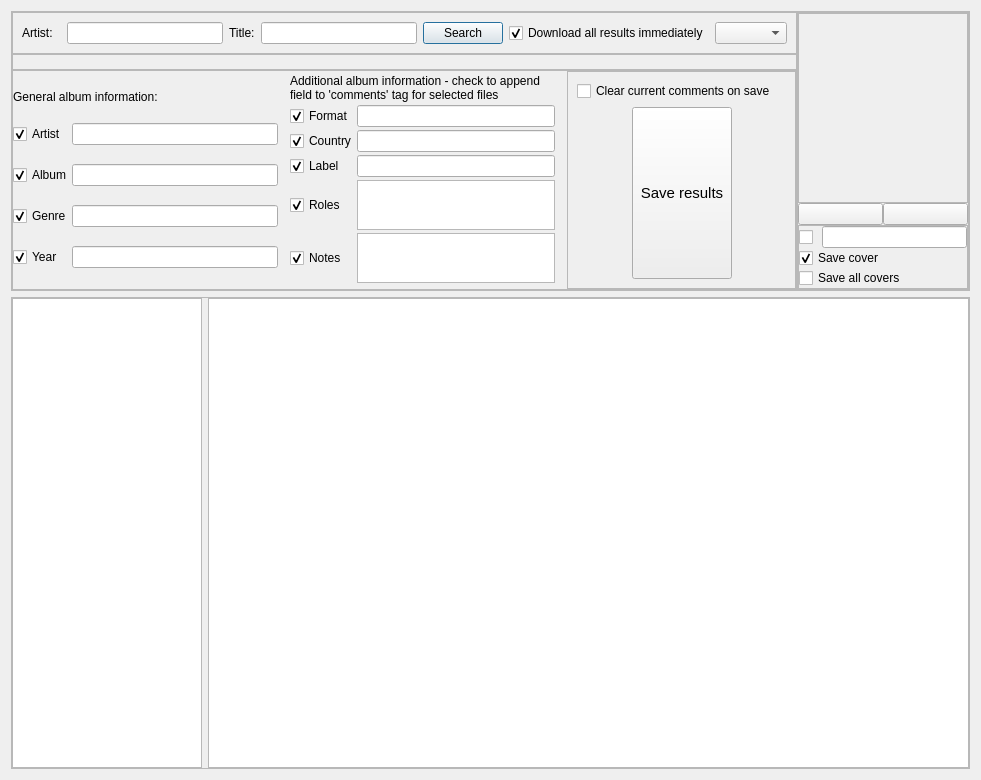
<?xml version="1.0" encoding="UTF-8"?>
<ui version="4.0">
 <class>SearchDialog</class>
 <widget class="QDialog" name="SearchDialog">
  <property name="geometry">
   <rect>
    <x>0</x>
    <y>0</y>
    <width>981</width>
    <height>780</height>
   </rect>
  </property>
  <property name="windowTitle">
   <string>Online search</string>
  </property>
  <layout class="QGridLayout" name="gridLayout_11">
   <item row="0" column="0">
    <widget class="QFrame" name="frame_7">
     <property name="sizePolicy">
      <sizepolicy hsizetype="Preferred" vsizetype="Preferred">
       <horstretch>0</horstretch>
       <verstretch>1</verstretch>
      </sizepolicy>
     </property>
     <property name="frameShape">
      <enum>QFrame::StyledPanel</enum>
     </property>
     <property name="frameShadow">
      <enum>QFrame::Raised</enum>
     </property>
     <layout class="QGridLayout" name="gridLayout_10">
      <property name="margin">
       <number>0</number>
      </property>
      <property name="spacing">
       <number>0</number>
      </property>
      <item row="0" column="0">
       <widget class="QFrame" name="frame">
        <property name="sizePolicy">
         <sizepolicy hsizetype="Preferred" vsizetype="Fixed">
          <horstretch>1</horstretch>
          <verstretch>0</verstretch>
         </sizepolicy>
        </property>
        <property name="frameShape">
         <enum>QFrame::StyledPanel</enum>
        </property>
        <property name="frameShadow">
         <enum>QFrame::Raised</enum>
        </property>
        <layout class="QGridLayout" name="gridLayout">
         <item row="0" column="0">
          <widget class="QLabel" name="searchStrLabel">
           <property name="sizePolicy">
            <sizepolicy hsizetype="Preferred" vsizetype="Preferred">
             <horstretch>1</horstretch>
             <verstretch>0</verstretch>
            </sizepolicy>
           </property>
           <property name="text">
            <string>Artist:</string>
           </property>
          </widget>
         </item>
         <item row="0" column="1">
          <widget class="QLineEdit" name="searchStr">
           <property name="sizePolicy">
            <sizepolicy hsizetype="Expanding" vsizetype="Preferred">
             <horstretch>4</horstretch>
             <verstretch>0</verstretch>
            </sizepolicy>
           </property>
           <property name="text">
            <string/>
           </property>
          </widget>
         </item>
         <item row="0" column="4">
          <widget class="QPushButton" name="searchButton">
           <property name="sizePolicy">
            <sizepolicy hsizetype="Preferred" vsizetype="Fixed">
             <horstretch>0</horstretch>
             <verstretch>0</verstretch>
            </sizepolicy>
           </property>
           <property name="text">
            <string>Search</string>
           </property>
          </widget>
         </item>
         <item row="0" column="5">
          <widget class="QCheckBox" name="downloadImmediately">
           <property name="toolTip">
            <string>Download all results after searching. If not checked, each result will be downloaded when clicked in the results table.
Note that if not checked, only the album title is shown in the results table.
If checked, artist, album, year and format are available and  will be shown.</string>
           </property>
           <property name="text">
            <string>Download all results immediately</string>
           </property>
           <property name="checked">
            <bool>true</bool>
           </property>
          </widget>
         </item>
         <item row="0" column="6">
          <widget class="QComboBox" name="databaseComboBox"/>
         </item>
         <item row="0" column="3">
          <widget class="QLineEdit" name="searchTitle">
           <property name="sizePolicy">
            <sizepolicy hsizetype="Expanding" vsizetype="Preferred">
             <horstretch>4</horstretch>
             <verstretch>0</verstretch>
            </sizepolicy>
           </property>
          </widget>
         </item>
         <item row="0" column="2">
          <widget class="QLabel" name="titleSearchLabel">
           <property name="text">
            <string>Title:</string>
           </property>
          </widget>
         </item>
        </layout>
       </widget>
      </item>
      <item row="0" column="1" rowspan="3">
       <widget class="QFrame" name="frame_9">
        <property name="frameShape">
         <enum>QFrame::StyledPanel</enum>
        </property>
        <property name="frameShadow">
         <enum>QFrame::Raised</enum>
        </property>
        <layout class="QGridLayout" name="gridLayout_9">
         <property name="margin">
          <number>0</number>
         </property>
         <property name="spacing">
          <number>0</number>
         </property>
         <item row="0" column="0" colspan="2">
          <widget class="QFrame" name="frame_5">
           <property name="frameShape">
            <enum>QFrame::StyledPanel</enum>
           </property>
           <property name="frameShadow">
            <enum>QFrame::Raised</enum>
           </property>
           <layout class="QGridLayout" name="gridLayout_5">
            <item row="1" column="0">
             <widget class="QLabel" name="cover">
              <property name="sizePolicy">
               <sizepolicy hsizetype="Fixed" vsizetype="Fixed">
                <horstretch>0</horstretch>
                <verstretch>0</verstretch>
               </sizepolicy>
              </property>
              <property name="minimumSize">
               <size>
                <width>150</width>
                <height>150</height>
               </size>
              </property>
              <property name="text">
               <string/>
              </property>
             </widget>
            </item>
            <item row="0" column="0">
             <widget class="QLabel" name="coverLabel">
              <property name="text">
               <string/>
              </property>
              <property name="alignment">
               <set>Qt::AlignCenter</set>
              </property>
             </widget>
            </item>
           </layout>
          </widget>
         </item>
         <item row="1" column="0">
          <widget class="QPushButton" name="prevCoverButton">
           <property name="text">
            <string/>
           </property>
           <property name="icon">
            <iconset resource="TagEditor.qrc">
             <normaloff>:/arrow_left.png</normaloff>:/arrow_left.png</iconset>
           </property>
          </widget>
         </item>
         <item row="1" column="1">
          <widget class="QPushButton" name="nextCoverButton">
           <property name="text">
            <string/>
           </property>
           <property name="icon">
            <iconset resource="TagEditor.qrc">
             <normaloff>:/arrow_right.png</normaloff>:/arrow_right.png</iconset>
           </property>
          </widget>
         </item>
         <item row="2" column="0" colspan="2">
          <widget class="QFrame" name="frame_4">
           <property name="sizePolicy">
            <sizepolicy hsizetype="Preferred" vsizetype="Preferred">
             <horstretch>0</horstretch>
             <verstretch>0</verstretch>
            </sizepolicy>
           </property>
           <property name="frameShape">
            <enum>QFrame::StyledPanel</enum>
           </property>
           <property name="frameShadow">
            <enum>QFrame::Raised</enum>
           </property>
           <layout class="QGridLayout" name="gridLayout_4">
            <property name="horizontalSpacing">
             <number>9</number>
            </property>
            <property name="verticalSpacing">
             <number>0</number>
            </property>
            <property name="margin">
             <number>0</number>
            </property>
            <item row="0" column="0">
             <widget class="QCheckBox" name="coverFormatCheckBox">
              <property name="sizePolicy">
               <sizepolicy hsizetype="Fixed" vsizetype="Fixed">
                <horstretch>0</horstretch>
                <verstretch>0</verstretch>
               </sizepolicy>
              </property>
              <property name="maximumSize">
               <size>
                <width>20</width>
                <height>20</height>
               </size>
              </property>
              <property name="text">
               <string/>
              </property>
             </widget>
            </item>
            <item row="0" column="1">
             <widget class="QLineEdit" name="coverFormat">
              <property name="toolTip">
               <string>Format of prefix for filename when saving covers.
Avaivlable parameters: %album%, %artist%, %year%, %genre%
If not checked, the name of the cover from discogs is used</string>
              </property>
              <property name="text">
               <string/>
              </property>
             </widget>
            </item>
            <item row="1" column="0" colspan="2">
             <widget class="QCheckBox" name="saveCoverCheckBox">
              <property name="text">
               <string>Save cover</string>
              </property>
              <property name="checked">
               <bool>true</bool>
              </property>
             </widget>
            </item>
            <item row="2" column="0" colspan="2">
             <widget class="QCheckBox" name="saveAllCoversCheckBox">
              <property name="text">
               <string>Save all covers</string>
              </property>
             </widget>
            </item>
           </layout>
          </widget>
         </item>
        </layout>
       </widget>
      </item>
      <item row="1" column="0">
       <widget class="QFrame" name="frame_8">
        <property name="sizePolicy">
         <sizepolicy hsizetype="Preferred" vsizetype="Fixed">
          <horstretch>0</horstretch>
          <verstretch>0</verstretch>
         </sizepolicy>
        </property>
        <property name="frameShape">
         <enum>QFrame::StyledPanel</enum>
        </property>
        <property name="frameShadow">
         <enum>QFrame::Raised</enum>
        </property>
        <layout class="QGridLayout" name="gridLayout_6">
         <property name="topMargin">
          <number>0</number>
         </property>
         <property name="rightMargin">
          <number>0</number>
         </property>
         <property name="bottomMargin">
          <number>0</number>
         </property>
         <item row="0" column="0">
          <widget class="QLabel" name="info">
           <property name="sizePolicy">
            <sizepolicy hsizetype="MinimumExpanding" vsizetype="Fixed">
             <horstretch>3</horstretch>
             <verstretch>0</verstretch>
            </sizepolicy>
           </property>
           <property name="text">
            <string/>
           </property>
           <property name="wordWrap">
            <bool>true</bool>
           </property>
          </widget>
         </item>
        </layout>
       </widget>
      </item>
      <item row="2" column="0">
       <widget class="QFrame" name="frame_3">
        <property name="sizePolicy">
         <sizepolicy hsizetype="Preferred" vsizetype="Preferred">
          <horstretch>0</horstretch>
          <verstretch>0</verstretch>
         </sizepolicy>
        </property>
        <property name="frameShape">
         <enum>QFrame::StyledPanel</enum>
        </property>
        <property name="frameShadow">
         <enum>QFrame::Raised</enum>
        </property>
        <layout class="QGridLayout" name="gridLayout_12">
         <property name="margin">
          <number>0</number>
         </property>
         <item row="0" column="0">
          <widget class="QFrame" name="frame_6">
           <property name="sizePolicy">
            <sizepolicy hsizetype="Preferred" vsizetype="Preferred">
             <horstretch>3</horstretch>
             <verstretch>1</verstretch>
            </sizepolicy>
           </property>
           <property name="frameShape">
            <enum>QFrame::NoFrame</enum>
           </property>
           <property name="frameShadow">
            <enum>QFrame::Raised</enum>
           </property>
           <layout class="QGridLayout" name="gridLayout_3">
            <property name="leftMargin">
             <number>0</number>
            </property>
            <property name="topMargin">
             <number>0</number>
            </property>
            <property name="rightMargin">
             <number>6</number>
            </property>
            <property name="bottomMargin">
             <number>0</number>
            </property>
            <property name="spacing">
             <number>0</number>
            </property>
            <item row="0" column="0" colspan="2">
             <widget class="QLabel" name="info_2">
              <property name="sizePolicy">
               <sizepolicy hsizetype="Preferred" vsizetype="Fixed">
                <horstretch>0</horstretch>
                <verstretch>0</verstretch>
               </sizepolicy>
              </property>
              <property name="frameShape">
               <enum>QFrame::NoFrame</enum>
              </property>
              <property name="text">
               <string>General album information:</string>
              </property>
             </widget>
            </item>
            <item row="1" column="0">
             <widget class="QCheckBox" name="artistLabel">
              <property name="sizePolicy">
               <sizepolicy hsizetype="Minimum" vsizetype="Fixed">
                <horstretch>0</horstretch>
                <verstretch>0</verstretch>
               </sizepolicy>
              </property>
              <property name="text">
               <string>Artist</string>
              </property>
              <property name="checked">
               <bool>true</bool>
              </property>
             </widget>
            </item>
            <item row="1" column="1">
             <widget class="QLineEdit" name="artistLineEdit">
              <property name="sizePolicy">
               <sizepolicy hsizetype="Preferred" vsizetype="Preferred">
                <horstretch>1</horstretch>
                <verstretch>1</verstretch>
               </sizepolicy>
              </property>
              <property name="maximumSize">
               <size>
                <width>600</width>
                <height>16777215</height>
               </size>
              </property>
             </widget>
            </item>
            <item row="2" column="0">
             <widget class="QCheckBox" name="albumLabel">
              <property name="text">
               <string>Album</string>
              </property>
              <property name="checked">
               <bool>true</bool>
              </property>
             </widget>
            </item>
            <item row="2" column="1">
             <widget class="QLineEdit" name="albumLineEdit">
              <property name="sizePolicy">
               <sizepolicy hsizetype="Preferred" vsizetype="Preferred">
                <horstretch>1</horstretch>
                <verstretch>1</verstretch>
               </sizepolicy>
              </property>
              <property name="maximumSize">
               <size>
                <width>600</width>
                <height>16777215</height>
               </size>
              </property>
             </widget>
            </item>
            <item row="3" column="0">
             <widget class="QCheckBox" name="genreLabel">
              <property name="text">
               <string>Genre</string>
              </property>
              <property name="checked">
               <bool>true</bool>
              </property>
             </widget>
            </item>
            <item row="3" column="1">
             <widget class="QLineEdit" name="genreLineEdit">
              <property name="sizePolicy">
               <sizepolicy hsizetype="Preferred" vsizetype="Preferred">
                <horstretch>1</horstretch>
                <verstretch>1</verstretch>
               </sizepolicy>
              </property>
              <property name="maximumSize">
               <size>
                <width>600</width>
                <height>16777215</height>
               </size>
              </property>
             </widget>
            </item>
            <item row="4" column="0">
             <widget class="QCheckBox" name="yearLabel">
              <property name="text">
               <string>Year</string>
              </property>
              <property name="checked">
               <bool>true</bool>
              </property>
             </widget>
            </item>
            <item row="4" column="1">
             <widget class="QLineEdit" name="yearLineEdit">
              <property name="sizePolicy">
               <sizepolicy hsizetype="Preferred" vsizetype="Preferred">
                <horstretch>1</horstretch>
                <verstretch>1</verstretch>
               </sizepolicy>
              </property>
              <property name="maximumSize">
               <size>
                <width>600</width>
                <height>16777215</height>
               </size>
              </property>
             </widget>
            </item>
            <item row="5" column="0" colspan="2">
             <spacer name="verticalSpacer_3">
              <property name="orientation">
               <enum>Qt::Vertical</enum>
              </property>
              <property name="sizeType">
               <enum>QSizePolicy::Minimum</enum>
              </property>
              <property name="sizeHint" stdset="0">
               <size>
                <width>20</width>
                <height>0</height>
               </size>
              </property>
             </spacer>
            </item>
           </layout>
          </widget>
         </item>
         <item row="0" column="1">
          <widget class="QFrame" name="additionalInfoFrame">
           <property name="sizePolicy">
            <sizepolicy hsizetype="Preferred" vsizetype="Preferred">
             <horstretch>3</horstretch>
             <verstretch>1</verstretch>
            </sizepolicy>
           </property>
           <property name="frameShape">
            <enum>QFrame::NoFrame</enum>
           </property>
           <property name="frameShadow">
            <enum>QFrame::Raised</enum>
           </property>
           <layout class="QGridLayout" name="gridLayout_8">
            <property name="leftMargin">
             <number>0</number>
            </property>
            <property name="topMargin">
             <number>0</number>
            </property>
            <property name="rightMargin">
             <number>6</number>
            </property>
            <property name="bottomMargin">
             <number>0</number>
            </property>
            <property name="spacing">
             <number>0</number>
            </property>
            <item row="0" column="0" colspan="2">
             <widget class="QLabel" name="info_3">
              <property name="sizePolicy">
               <sizepolicy hsizetype="Preferred" vsizetype="Fixed">
                <horstretch>0</horstretch>
                <verstretch>0</verstretch>
               </sizepolicy>
              </property>
              <property name="toolTip">
               <string>If the exact string is already in the comments field, it will not be appended.</string>
              </property>
              <property name="frameShape">
               <enum>QFrame::NoFrame</enum>
              </property>
              <property name="text">
               <string>Additional album information - check to append field to 'comments' tag for selected files</string>
              </property>
              <property name="wordWrap">
               <bool>true</bool>
              </property>
             </widget>
            </item>
            <item row="4" column="0">
             <widget class="QCheckBox" name="formatLabel">
              <property name="sizePolicy">
               <sizepolicy hsizetype="Minimum" vsizetype="Fixed">
                <horstretch>0</horstretch>
                <verstretch>0</verstretch>
               </sizepolicy>
              </property>
              <property name="text">
               <string>Format</string>
              </property>
              <property name="checked">
               <bool>true</bool>
              </property>
             </widget>
            </item>
            <item row="4" column="1">
             <widget class="QLineEdit" name="formatLineEdit">
              <property name="sizePolicy">
               <sizepolicy hsizetype="Preferred" vsizetype="Preferred">
                <horstretch>1</horstretch>
                <verstretch>1</verstretch>
               </sizepolicy>
              </property>
              <property name="maximumSize">
               <size>
                <width>600</width>
                <height>16777215</height>
               </size>
              </property>
             </widget>
            </item>
            <item row="5" column="0">
             <widget class="QCheckBox" name="countryLabel">
              <property name="sizePolicy">
               <sizepolicy hsizetype="Minimum" vsizetype="Fixed">
                <horstretch>0</horstretch>
                <verstretch>0</verstretch>
               </sizepolicy>
              </property>
              <property name="text">
               <string>Country</string>
              </property>
              <property name="checked">
               <bool>true</bool>
              </property>
             </widget>
            </item>
            <item row="5" column="1">
             <widget class="QLineEdit" name="countryLineEdit">
              <property name="sizePolicy">
               <sizepolicy hsizetype="Preferred" vsizetype="Preferred">
                <horstretch>1</horstretch>
                <verstretch>1</verstretch>
               </sizepolicy>
              </property>
              <property name="maximumSize">
               <size>
                <width>600</width>
                <height>16777215</height>
               </size>
              </property>
             </widget>
            </item>
            <item row="6" column="0">
             <widget class="QCheckBox" name="labelLabel">
              <property name="sizePolicy">
               <sizepolicy hsizetype="Minimum" vsizetype="Fixed">
                <horstretch>0</horstretch>
                <verstretch>0</verstretch>
               </sizepolicy>
              </property>
              <property name="text">
               <string>Label</string>
              </property>
              <property name="checked">
               <bool>true</bool>
              </property>
             </widget>
            </item>
            <item row="6" column="1">
             <widget class="QLineEdit" name="labelLineEdit">
              <property name="sizePolicy">
               <sizepolicy hsizetype="Preferred" vsizetype="Preferred">
                <horstretch>1</horstretch>
                <verstretch>1</verstretch>
               </sizepolicy>
              </property>
              <property name="maximumSize">
               <size>
                <width>600</width>
                <height>16777215</height>
               </size>
              </property>
             </widget>
            </item>
            <item row="9" column="0">
             <widget class="QCheckBox" name="notesLabel">
              <property name="sizePolicy">
               <sizepolicy hsizetype="Minimum" vsizetype="Fixed">
                <horstretch>0</horstretch>
                <verstretch>0</verstretch>
               </sizepolicy>
              </property>
              <property name="text">
               <string>Notes</string>
              </property>
              <property name="checked">
               <bool>true</bool>
              </property>
             </widget>
            </item>
            <item row="9" column="1">
             <widget class="QTextEdit" name="notesTextEdit">
              <property name="sizePolicy">
               <sizepolicy hsizetype="Preferred" vsizetype="Preferred">
                <horstretch>1</horstretch>
                <verstretch>1</verstretch>
               </sizepolicy>
              </property>
              <property name="maximumSize">
               <size>
                <width>600</width>
                <height>50</height>
               </size>
              </property>
              <property name="horizontalScrollBarPolicy">
               <enum>Qt::ScrollBarAlwaysOff</enum>
              </property>
             </widget>
            </item>
            <item row="8" column="1">
             <widget class="QTextEdit" name="rolesTextEdit">
              <property name="sizePolicy">
               <sizepolicy hsizetype="Preferred" vsizetype="Preferred">
                <horstretch>1</horstretch>
                <verstretch>1</verstretch>
               </sizepolicy>
              </property>
              <property name="maximumSize">
               <size>
                <width>600</width>
                <height>50</height>
               </size>
              </property>
              <property name="horizontalScrollBarPolicy">
               <enum>Qt::ScrollBarAlwaysOff</enum>
              </property>
             </widget>
            </item>
            <item row="8" column="0">
             <widget class="QCheckBox" name="rolesLabel">
              <property name="sizePolicy">
               <sizepolicy hsizetype="Minimum" vsizetype="Fixed">
                <horstretch>0</horstretch>
                <verstretch>0</verstretch>
               </sizepolicy>
              </property>
              <property name="text">
               <string>Roles</string>
              </property>
              <property name="checked">
               <bool>true</bool>
              </property>
             </widget>
            </item>
           </layout>
          </widget>
         </item>
         <item row="0" column="2">
          <widget class="QFrame" name="frame_10">
           <property name="sizePolicy">
            <sizepolicy hsizetype="Preferred" vsizetype="Preferred">
             <horstretch>0</horstretch>
             <verstretch>1</verstretch>
            </sizepolicy>
           </property>
           <property name="frameShape">
            <enum>QFrame::StyledPanel</enum>
           </property>
           <property name="frameShadow">
            <enum>QFrame::Raised</enum>
           </property>
           <layout class="QGridLayout" name="gridLayout_7">
            <item row="0" column="0" colspan="3">
             <widget class="QCheckBox" name="clearPreviousComentsCheckBox">
              <property name="sizePolicy">
               <sizepolicy hsizetype="Minimum" vsizetype="Fixed">
                <horstretch>0</horstretch>
                <verstretch>0</verstretch>
               </sizepolicy>
              </property>
              <property name="text">
               <string>Clear current comments on save   </string>
              </property>
             </widget>
            </item>
            <item row="1" column="1">
             <widget class="QPushButton" name="saveButton">
              <property name="sizePolicy">
               <sizepolicy hsizetype="Preferred" vsizetype="Expanding">
                <horstretch>0</horstretch>
                <verstretch>0</verstretch>
               </sizepolicy>
              </property>
              <property name="minimumSize">
               <size>
                <width>100</width>
                <height>50</height>
               </size>
              </property>
              <property name="maximumSize">
               <size>
                <width>50</width>
                <height>200</height>
               </size>
              </property>
              <property name="font">
               <font>
                <pointsize>11</pointsize>
               </font>
              </property>
              <property name="text">
               <string>Save results</string>
              </property>
             </widget>
            </item>
            <item row="1" column="0">
             <spacer name="horizontalSpacer">
              <property name="orientation">
               <enum>Qt::Horizontal</enum>
              </property>
              <property name="sizeHint" stdset="0">
               <size>
                <width>40</width>
                <height>20</height>
               </size>
              </property>
             </spacer>
            </item>
            <item row="1" column="2">
             <spacer name="horizontalSpacer_2">
              <property name="orientation">
               <enum>Qt::Horizontal</enum>
              </property>
              <property name="sizeHint" stdset="0">
               <size>
                <width>40</width>
                <height>20</height>
               </size>
              </property>
             </spacer>
            </item>
           </layout>
          </widget>
         </item>
        </layout>
       </widget>
      </item>
     </layout>
    </widget>
   </item>
   <item row="1" column="0">
    <widget class="QFrame" name="frame_2">
     <property name="sizePolicy">
      <sizepolicy hsizetype="Preferred" vsizetype="Preferred">
       <horstretch>0</horstretch>
       <verstretch>8</verstretch>
      </sizepolicy>
     </property>
     <property name="frameShape">
      <enum>QFrame::StyledPanel</enum>
     </property>
     <property name="frameShadow">
      <enum>QFrame::Raised</enum>
     </property>
     <layout class="QGridLayout" name="gridLayout_2">
      <property name="verticalSpacing">
       <number>0</number>
      </property>
      <property name="margin">
       <number>0</number>
      </property>
      <item row="0" column="1">
       <widget class="QTableWidget" name="albumInfo">
        <property name="sizePolicy">
         <sizepolicy hsizetype="Expanding" vsizetype="Expanding">
          <horstretch>4</horstretch>
          <verstretch>0</verstretch>
         </sizepolicy>
        </property>
        <property name="dragDropOverwriteMode">
         <bool>true</bool>
        </property>
        <property name="dragDropMode">
         <enum>QAbstractItemView::NoDragDrop</enum>
        </property>
        <property name="selectionMode">
         <enum>QAbstractItemView::ContiguousSelection</enum>
        </property>
        <property name="sortingEnabled">
         <bool>true</bool>
        </property>
        <attribute name="horizontalHeaderStretchLastSection">
         <bool>true</bool>
        </attribute>
        <attribute name="verticalHeaderStretchLastSection">
         <bool>true</bool>
        </attribute>
       </widget>
      </item>
      <item row="0" column="0">
       <widget class="QListWidget" name="searchResults">
        <property name="sizePolicy">
         <sizepolicy hsizetype="Expanding" vsizetype="Expanding">
          <horstretch>1</horstretch>
          <verstretch>0</verstretch>
         </sizepolicy>
        </property>
        <property name="editTriggers">
         <set>QAbstractItemView::AllEditTriggers</set>
        </property>
        <property name="tabKeyNavigation">
         <bool>false</bool>
        </property>
       </widget>
      </item>
     </layout>
    </widget>
   </item>
  </layout>
 </widget>
 <resources>
  <include location="TagEditor.qrc"/>
 </resources>
 <connections/>
</ui>
